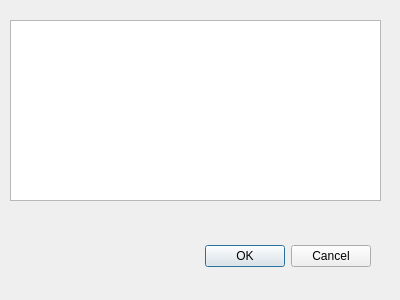
<?xml version="1.0" encoding="UTF-8"?>
<ui version="4.0">
 <class>ResimSec</class>
 <widget class="QDialog" name="ResimSec">
  <property name="geometry">
   <rect>
    <x>0</x>
    <y>0</y>
    <width>400</width>
    <height>300</height>
   </rect>
  </property>
  <property name="windowTitle">
   <string>Dialog</string>
  </property>
  <widget class="QDialogButtonBox" name="buttonBox">
   <property name="geometry">
    <rect>
     <x>30</x>
     <y>240</y>
     <width>341</width>
     <height>32</height>
    </rect>
   </property>
   <property name="orientation">
    <enum>Qt::Horizontal</enum>
   </property>
   <property name="standardButtons">
    <set>QDialogButtonBox::Cancel|QDialogButtonBox::Ok</set>
   </property>
  </widget>
  <widget class="QListWidget" name="listWidget">
   <property name="geometry">
    <rect>
     <x>10</x>
     <y>20</y>
     <width>371</width>
     <height>181</height>
    </rect>
   </property>
  </widget>
 </widget>
 <resources/>
 <connections>
  <connection>
   <sender>buttonBox</sender>
   <signal>accepted()</signal>
   <receiver>ResimSec</receiver>
   <slot>accept()</slot>
   <hints>
    <hint type="sourcelabel">
     <x>248</x>
     <y>254</y>
    </hint>
    <hint type="destinationlabel">
     <x>157</x>
     <y>274</y>
    </hint>
   </hints>
  </connection>
  <connection>
   <sender>buttonBox</sender>
   <signal>rejected()</signal>
   <receiver>ResimSec</receiver>
   <slot>reject()</slot>
   <hints>
    <hint type="sourcelabel">
     <x>316</x>
     <y>260</y>
    </hint>
    <hint type="destinationlabel">
     <x>286</x>
     <y>274</y>
    </hint>
   </hints>
  </connection>
 </connections>
</ui>
